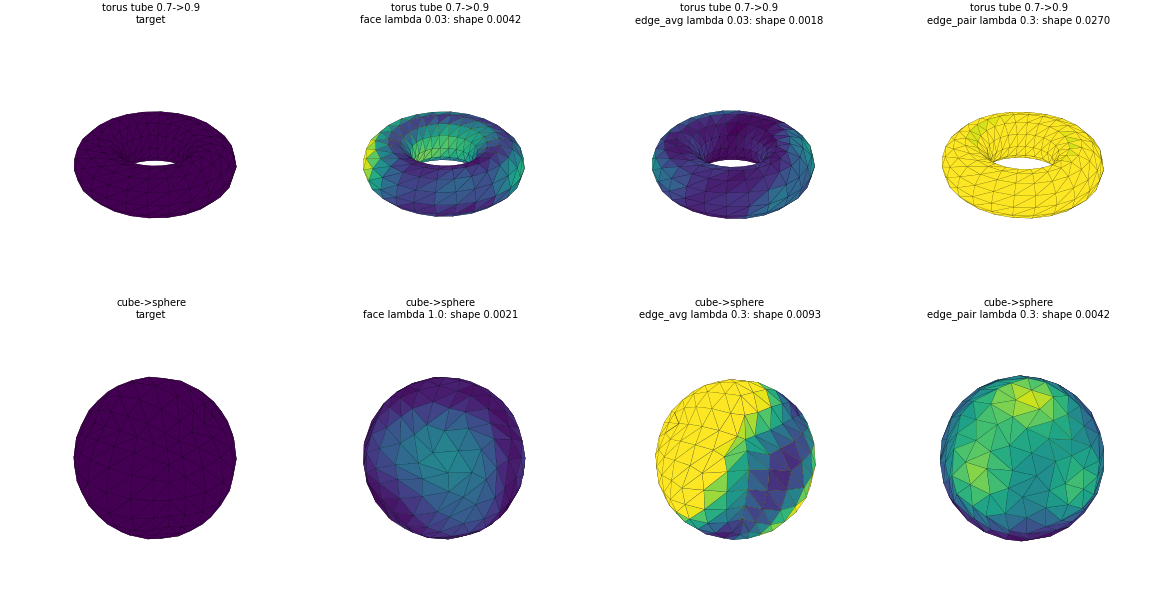

Reproduce this figure in Python.
"""R3: end to end per curvature site. Read the clean target tensor at the
site, add 10% noise, fair it with the site's Dirichlet energy
(`(M + 2 lambda L) h = M h_noisy`), then recover the shape with the
Weingarten rows (live read-out), the intrinsic vector Dirichlet memory and
restarts (8 frames of 30 iterates).

Sites: "face" (face_dof; barycentric dual energy, the only finite face
weight), "edge_avg" (per-edge mean of the two faces' readings; CR spin-2
energy), and "edge_pair" (each face's reading against the edge target) for
reference. Writes `shape_site_e2e.png`.
"""

from __future__ import annotations

import time

import matplotlib

matplotlib.use("Agg")
import matplotlib.pyplot as plt  # noqa: E402
import numpy as np  # noqa: E402
import scipy.sparse as sp  # noqa: E402
import scipy.sparse.linalg as spla  # noqa: E402

import base_loop as bl  # noqa: E402
import closed_targets as ct  # noqa: E402
import cr_goal as cg  # noqa: E402
import cr_loop as cl  # noqa: E402
import cr_ops as ops  # noqa: E402
import face_loops as fl  # noqa: E402
import shape_dirichlet as sd  # noqa: E402
from edge_compare import align, ellipsoid_dist, torus_dist  # noqa: E402
from plot_failures import draw  # noqa: E402

LAMBDAS = (0.03, 0.1, 0.3, 1.0)  # times the mean edge length squared


def cases():
    X0, F, _ = ops.torus(2.0, 0.7, 24, 12)
    yield "torus tube 0.7->0.9", X0, F, ops.torus(2.0, 0.9, 24, 12)[0], torus_dist(2.0, 0.9)
    X0, F = ct.cube(6)
    R = np.sqrt(24.0 / (4 * np.pi))
    yield "cube->sphere", X0, F, ct.radial_ellipsoid(X0, (R, R, R)), ellipsoid_dist((R, R, R))


def site_data(m, Xt, site):
    """Clean target (n, 3), mass M (3n), Dirichlet L at the target."""
    D0, Me = ops.cr_derivative(m, Xt)
    if site == "face":
        h = cl.sym_goal(bl.readout(m, D0, Xt))
        _, area = ops.face_normals(m, Xt)
        return h, np.repeat(area, 3), sd.face_dirichlet(m, Xt, "bary")
    st = fl.build_stencils(m, D0)
    h = sd.edge_average_readings(m, st, Xt)
    return h, np.repeat(Me, 3), sd.edge_dirichlet(m, Xt, 2)


def fair(h_noisy, M, L, lam):
    if lam == 0:
        return h_noisy.copy()
    A = (sp.diags(M) + 2 * lam * L).tocsc()
    return spla.spsolve(A, M * h_noisy.ravel()).reshape(h_noisy.shape)


def rel(a, b, M):
    d = (a - b).ravel()
    return float(np.sqrt(d @ (M * d) / (b.ravel() @ (M * b.ravel()))))


def recover(m, X0, target, site, frames=8):
    goal = target
    if site == "face":  # goal_gn_loop takes (m, 4): k11, k12, k21, k22
        goal = np.stack([target[:, 0], target[:, 1], target[:, 1], target[:, 2]], 1)
    X = X0.copy()
    for _ in range(frames):
        r = cg.goal_gn_loop(m, X, X, goal, cg.GoalGNConfig(
            iterations=30, inner=30, w_arap=1e-3, rebuild="none",
            memory="dir_intrinsic", readout="live", site=site))
        X = r.X
    return X


def result_reading(m, X, site):
    D0, _ = ops.cr_derivative(m, X)
    if site == "face":
        return cl.sym_goal(bl.readout(m, D0, X))
    return sd.edge_average_readings(m, fl.build_stencils(m, D0), X)


if __name__ == "__main__":
    t0 = time.time()
    rng = np.random.default_rng(7)
    rows = list(cases())
    fig = plt.figure(figsize=(13, 3.4 * len(rows)))
    for k, (name, X0, F, Xt, dist) in enumerate(rows):
        m = ops.build_mesh(F, len(X0))
        size = np.ptp(Xt, axis=0).max()
        ell = np.mean(np.linalg.norm(Xt[m.E[:, 1]] - Xt[m.E[:, 0]], axis=1))
        Le_t = sd.edge_dirichlet(m, Xt, 2)
        st_t = fl.build_stencils(m, ops.cr_derivative(m, Xt)[0])
        he_clean = sd.edge_average_readings(m, st_t, Xt)
        E_clean = float(he_clean.ravel() @ (Le_t @ he_clean.ravel()))
        print(f"{name}: clean edge smoothness {E_clean:.3f}", flush=True)
        best = {}
        for site in ("face", "edge_avg", "edge_pair"):
            h, M, L = site_data(m, Xt, site if site == "face" else "edge")
            noise = 0.1 * np.sqrt(np.mean(h ** 2)) * rng.normal(size=h.shape)
            lams = (None, 0.0) + (LAMBDAS if site != "edge_pair" else (0.3,))
            for lam in lams:
                target = h if lam is None else fair(h + noise, M, L, 0 if lam == 0 else lam * ell ** 2)
                terr = rel(target, h, M)
                t = time.time()
                X = recover(m, X0, target, site)
                shape = float(np.abs(dist(align(X, Xt))).mean() / size)
                he = sd.edge_average_readings(
                    m, fl.build_stencils(m, ops.cr_derivative(m, X)[0]), X)
                E_res = float(he.ravel() @ (sd.edge_dirichlet(m, X, 2) @ he.ravel()))
                rerr = rel(result_reading(m, X, "face" if site == "face" else "edge"), h, M)
                label = "clean" if lam is None else ("noisy" if lam == 0 else f"lambda {lam}")
                print(f"  {site:9s} {label:12s} target err {terr:.3f}  shape {shape:.4f}  "
                      f"curvature err {rerr:.3f}  smoothness / clean {E_res / E_clean:.3f}  "
                      f"t {time.time() - t:.0f}s", flush=True)
                if lam is not None and lam > 0 and (site not in best or shape < best[site][0]):
                    best[site] = (shape, lam, X)
        for j, site in enumerate(("face", "edge_avg", "edge_pair")):
            if site not in best:
                continue
            shape, lam, X = best[site]
            ax = fig.add_subplot(len(rows), 4, 4 * k + j + 2, projection="3d")
            c = np.abs(dist(align(X, Xt)))[m.F].mean(1) / size
            draw(ax, X, F, c, 0.01, f"{name}\n{site} lambda {lam}: shape {shape:.4f}")
        ax = fig.add_subplot(len(rows), 4, 4 * k + 1, projection="3d")
        draw(ax, Xt, F, np.zeros(len(F)), 0.01, f"{name}\ntarget")
    fig.tight_layout()
    fig.savefig("shape_site_e2e.png", dpi=90)
    print(f"wrote shape_site_e2e.png  total {time.time() - t0:.0f}s")
